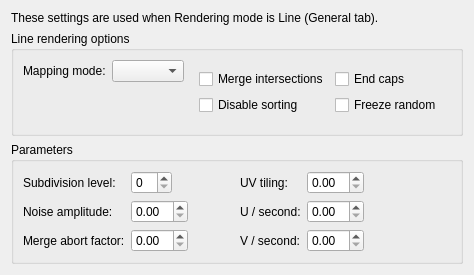
     <widget class="QWidget" name="lineTab"><attribute name="title"><string>Line Properties</string></attribute><layout class="QVBoxLayout" name="lineLayout">
       <item><widget class="QLabel" name="lineHelpLabel"><property name="text"><string>These settings are used when Rendering mode is Line (General tab).</string></property><property name="wordWrap"><bool>true</bool></property></widget></item>
       <item><widget class="QGroupBox" name="lineOptionsGroup"><property name="title"><string>Line rendering options</string></property><layout class="QHBoxLayout" name="lineOptionsLayout">
          <item><layout class="QFormLayout" name="lineMappingLayout"><property name="fieldGrowthPolicy"><enum>QFormLayout::FieldsStayAtSizeHint</enum></property>
            <item row="0" column="0"><widget class="QLabel" name="lineMappingLabel"><property name="text"><string>Mapping mode:</string></property></widget></item><item row="0" column="1"><widget class="QComboBox" name="lineMappingCombo"></widget></item>
          </layout></item>
          <item><widget class="QWidget" name="lineFlagsRow"><layout class="QGridLayout" name="lineFlagsLayout">
             <item row="0" column="0"><widget class="QCheckBox" name="lineMergeCheck"><property name="text"><string>Merge intersections</string></property></widget></item>
             <item row="0" column="1"><widget class="QCheckBox" name="lineEndCapsCheck"><property name="text"><string>End caps</string></property></widget></item>
             <item row="1" column="0"><widget class="QCheckBox" name="lineDisableSortingCheck"><property name="text"><string>Disable sorting</string></property></widget></item>
             <item row="1" column="1"><widget class="QCheckBox" name="lineFreezeCheck"><property name="text"><string>Freeze random</string></property></widget></item>
          </layout></widget></item>
       </layout></widget></item>
       <item><widget class="QGroupBox" name="lineParametersGroup"><property name="title"><string>Parameters</string></property><layout class="QHBoxLayout" name="lineParametersLayout">
          <item><layout class="QFormLayout" name="lineGeometryLayout"><property name="fieldGrowthPolicy"><enum>QFormLayout::FieldsStayAtSizeHint</enum></property>
            <item row="0" column="0"><widget class="QLabel" name="lineSubdivisionLabel"><property name="text"><string>Subdivision level:</string></property></widget></item><item row="0" column="1"><widget class="QSpinBox" name="lineSubdivisionSpin"></widget></item>
            <item row="1" column="0"><widget class="QLabel" name="lineNoiseLabel"><property name="text"><string>Noise amplitude:</string></property></widget></item><item row="1" column="1"><widget class="QDoubleSpinBox" name="lineNoiseSpin"></widget></item>
            <item row="2" column="0"><widget class="QLabel" name="lineMergeAbortLabel"><property name="text"><string>Merge abort factor:</string></property></widget></item><item row="2" column="1"><widget class="QDoubleSpinBox" name="lineMergeAbortSpin"></widget></item>
          </layout></item>
          <item><layout class="QFormLayout" name="lineTextureLayout"><property name="fieldGrowthPolicy"><enum>QFormLayout::FieldsStayAtSizeHint</enum></property>
            <item row="0" column="0"><widget class="QLabel" name="lineTileLabel"><property name="text"><string>UV tiling:</string></property></widget></item><item row="0" column="1"><widget class="QDoubleSpinBox" name="lineTileSpin"></widget></item>
            <item row="1" column="0"><widget class="QLabel" name="lineULabel"><property name="text"><string>U / second:</string></property></widget></item><item row="1" column="1"><widget class="QDoubleSpinBox" name="lineUSpin"></widget></item>
            <item row="2" column="0"><widget class="QLabel" name="lineVLabel"><property name="text"><string>V / second:</string></property></widget></item><item row="2" column="1"><widget class="QDoubleSpinBox" name="lineVSpin"></widget></item>
          </layout></item>
       </layout></widget></item>
       <item><spacer name="lineSpacer"><property name="orientation"><enum>Qt::Vertical</enum></property><property name="sizeHint" stdset="0"><size><width>20</width><height>0</height></size></property></spacer></item>
     </layout></widget>
